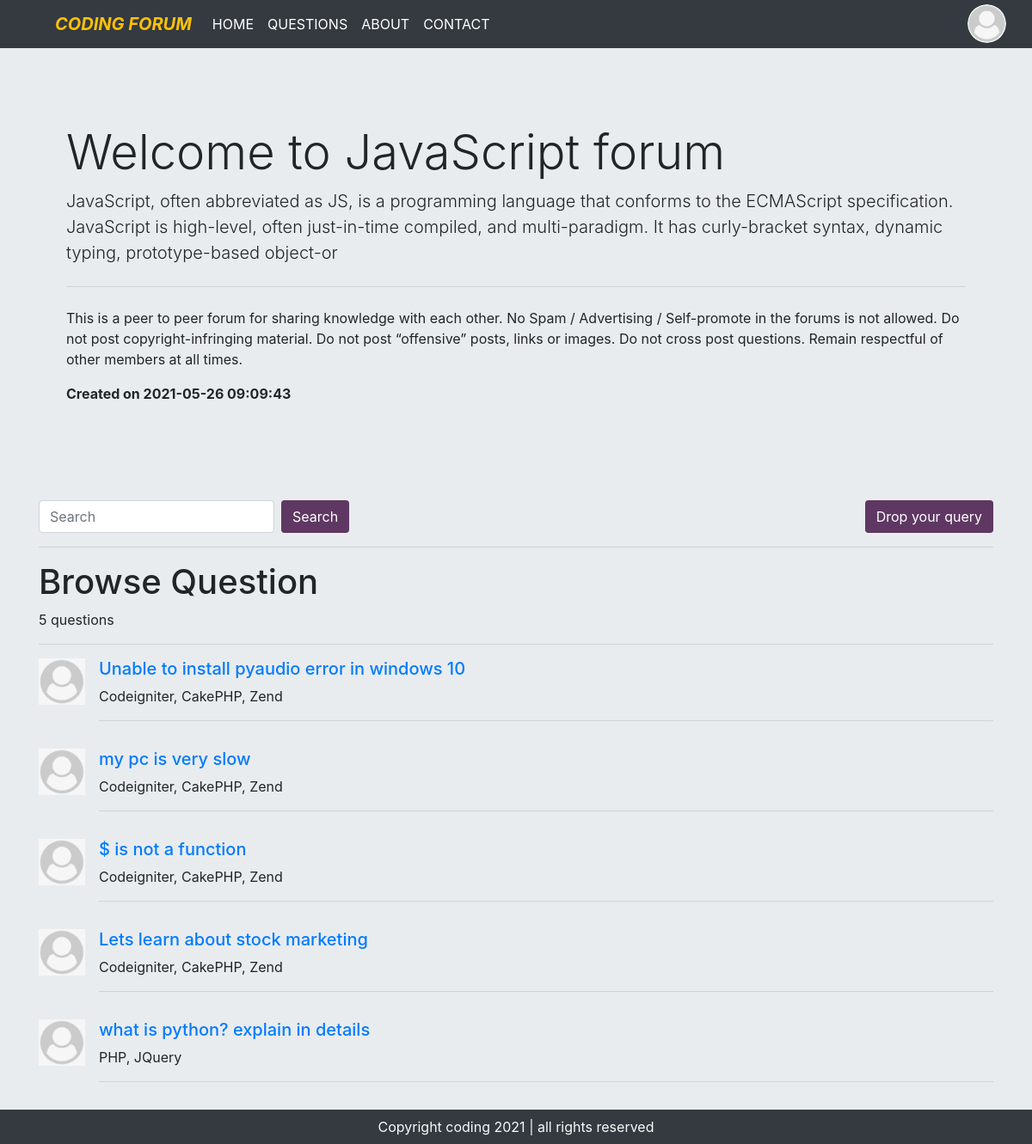
The app's page /questions.php?cat_id=2 with its own data.
### tables this page shows
CREATE TABLE `categories` (
  `category_id` int(8) NOT NULL,
  `category_name` varchar(255) NOT NULL,
  `category_description` varchar(255) NOT NULL,
  `created` datetime NOT NULL DEFAULT current_timestamp()
);

CREATE TABLE `que_threads` (
  `thread_id` int(8) NOT NULL,
  `thread_title` varchar(255) NOT NULL,
  `thread_desc` text NOT NULL,
  `thread_cat_id` int(8) NOT NULL,
  `posted_by` varchar(255) NOT NULL,
  `timestamp` datetime NOT NULL DEFAULT current_timestamp(),
  `tags` text NOT NULL
);

### questions.php (the view, shortened to what this page needs)
<?php
    include 'partials/dbconnection.php';
?>
<!doctype html>
<html lang="en">
<head>
    <link rel="stylesheet" href="https://maxcdn.bootstrapcdn.com/bootstrap/4.0.0/css/bootstrap.min.css"
>
    <link rel="stylesheet" href="https://cdnjs.cloudflare.com/ajax/libs/font-awesome/5.15.3/css/all.min.css"
>
    <link rel="stylesheet" type="text/css" href="css/user-menu.css">
</head>
<body id="top">
    <?php include 'partials/header.php'; ?>
    <?php
                  if(isset($_REQUEST['cat_id']) == true){
                      $id = $_REQUEST['cat_id'];
                      $sql1 = "select * from categories where category_id = '$id'";
                      $query1 = mysqli_query($conn, $sql1);
                      while($row = mysqli_fetch_array($query1)){
                          echo '<div class="container my-4">
                            <div class="jumbotron">
                                <h1 class="display-4">Welcome to '.$row['category_name'].' forum</h1>
                                <p class="lead">'.$row['category_description'].'</p>
                                <hr class="my-4">
                                <p>This is a peer to peer forum for sharing knowledge with each other. No Spam / Advertising /
                                Self-promote in the forums is not allowed. Do not post copyright-infringing material.
                                Do not post “offensive” posts, links or images.
                                Do not cross post questions.
                                Remain respectful of other members at all times.</p>
                                <p><b>Created on '.$row['created'].'</b></p>
                            </div>
                        </div>';
                       }
                    }
    ?>
    <div class="container d-flex justify-content-between align-items-baseline mt-4">
        <form class="form-inline my-2 my-lg-0" action="search.php" method="GET">
            <input class="form-control mr-sm-2" type="search" placeholder="Search" name="query" aria-label="Search">
            <button class="btn my-2 my-sm-0 text-white" type="submit" style="background-color: #5f3763;">Search</button>
        </form>
        <a href="ask.php" class="btn text-white" style="background-color: #5f3763;">Drop your query</a>
    </div>
    <div class="container">
        <hr>
        <h1>Browse Question</h1>
        <?php
                      $sql = "select * from que_threads";
                      $result = mysqli_query($conn, $sql);
                      $row = mysqli_num_rows($result);
                      echo "<p>".$row." questions</p>";
                      echo "<hr>";
                  if($row > 0){
                      while($row1 = mysqli_fetch_array($result)){
                        echo '<div class="media my-3">
                                <img src="images/default.png" width="54px" class="mr-3" alt="...">
                                <div class="media-body">
                                    <h5 class="mt-0"><a href="thread.php?que='.$row1['slug'].'" class="" style="text-decoration: none;">'.$row1['thread_title'].'</a></h5>
                                    '.$row1['tags'].'
                                    <hr>
                                </div>
                            </div>';
                       }
                  }
     ?>
    </div>
    <?php include 'partials/footer.php'; ?>
</body>
</html>

### css/user-menu.css (style rules this page uses)
* { margin: 0; padding: 0; }

### questions.php (style rules this page uses)
body { background-color: #e9ecef; }

### records on screen
categories: category_name "JavaScript", category_description "JavaScript, often abbreviated as JS, is a programming language that conforms to the ECMAScript specification. JavaScript is high-level, often just-in-time compiled, and multi-paradigm. It has curly-bracket syntax, dynamic typing, prototype-based object-or", created "2021-05-26 09:09:43"
que_threads: thread_title "Unable to install pyaudio error in windows 10", tags "Codeigniter, CakePHP, Zend"
que_threads: thread_title "my pc is very slow", tags "Codeigniter, CakePHP, Zend"
que_threads: thread_title "$ is not a function", tags "Codeigniter, CakePHP, Zend"
que_threads: thread_title "Lets learn about stock marketing", tags "Codeigniter, CakePHP, Zend"
que_threads: thread_title "what is python? explain in details", tags "PHP, JQuery"

### other values on screen
$row "5"
